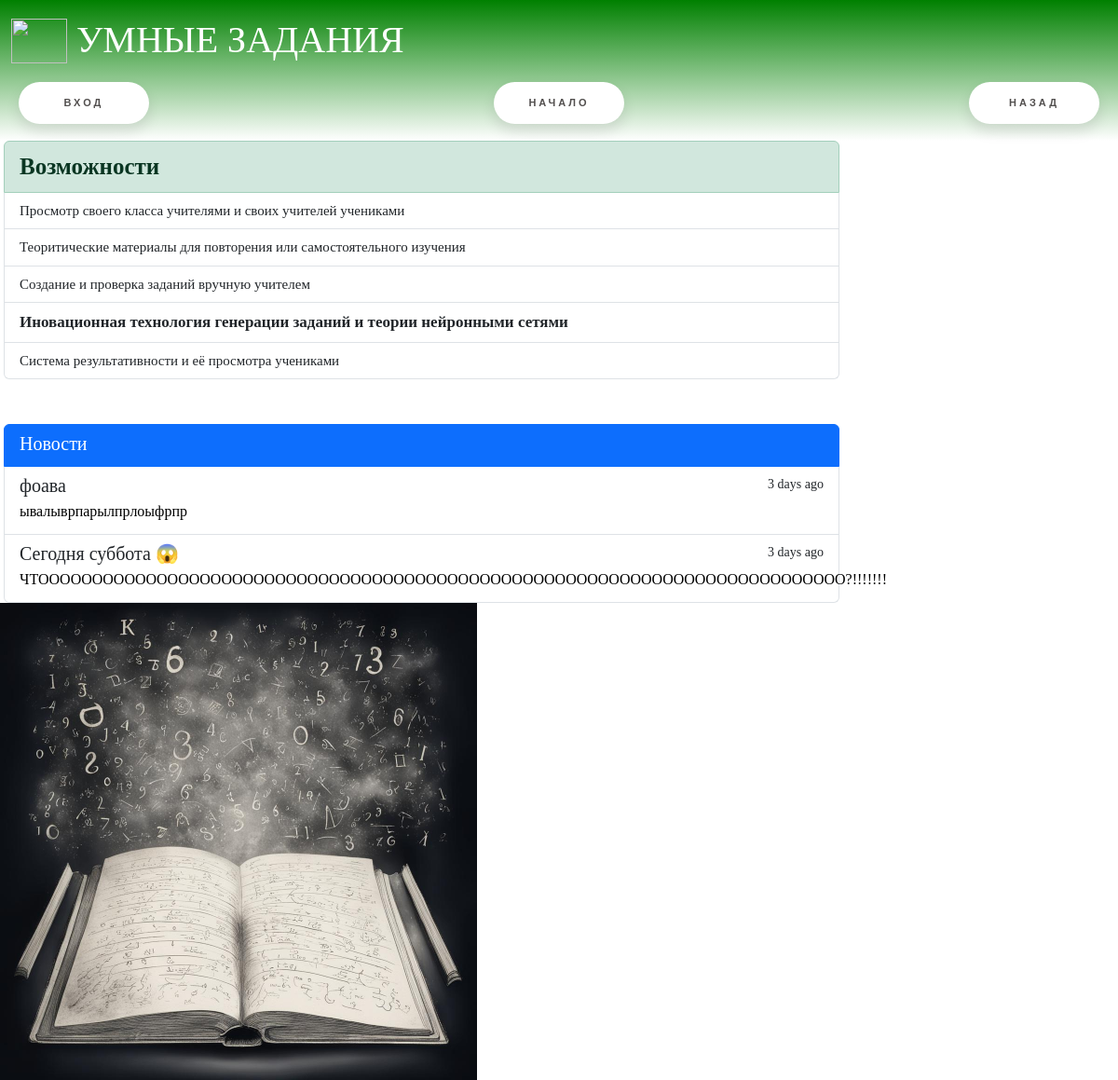
The app's page /, older data.
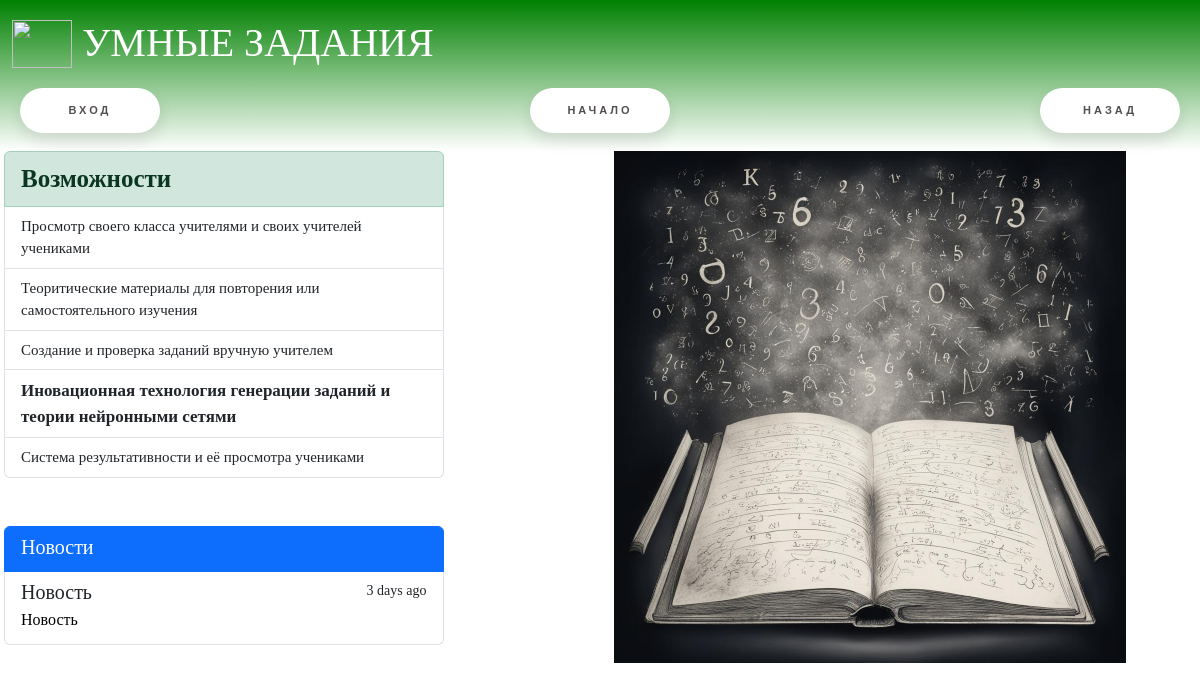
The same page, newer data.
### main/models.py (models this page shows, shortened)
class News(models.Model):
    title = models.CharField("Заголовок", max_length=255, default="")
    text = models.TextField("Текст")
    date = models.DateTimeField("Дата", auto_now=True)
    create_user = models.ForeignKey(User, verbose_name="Пользователь", on_delete=models.SET_NULL, blank=True, null=True)
    class Meta:
        verbose_name = 'Новость'
        verbose_name_plural = "Новости"

### main/views.py (the view)
# urls.py: path("", views.index, name="index"),
def index(request):
    news = models.News.objects.all()
    return render(request, "index.html", {
        "news": news
    })

### main/templates/index.html
{% extends 'base.html' %}
{% block content %}
    <div class="row">
        <div class="col ps-3">
            <ul class="list-group" style="width: 75%; font-size: 15px;">
                <li class="list-group-item list-group-item-success" style="font-size: 25px; font-weight: bold">
                    Возможности
                </li>
                <li class="list-group-item">Просмотр своего класса учителями и своих учителей учениками</li>
                <li class="list-group-item">Теоритические материалы для повторения или самостоятельного изучения</li>
                <li class="list-group-item">Создание и проверка заданий вручную учителем</li>
                <li class="list-group-item" style="font-size: 17px; font-weight: bold">Иновационная технология генерации
                    заданий
                    и теории
                    нейронными сетями
                </li>
                <li class="list-group-item">Система результативности и её просмотра учениками</li>
            </ul>
            <br>
            <br>
            <div class="list-group" style="width: 75%">
                <div class="list-group-item list-group-item-action flex-column align-items-start active">
                    <h5 class="mb-1">Новости</h5>
                </div>
                {% for item in news %}
                    <div class="list-group-item list-group-item-action flex-column align-items-start ">
                        <div class="d-flex w-100 justify-content-between">
                            <h5 class="mb-1">{{ item.title }}</h5>
                            <small>3 days ago</small>
                        </div>
                        <p class="mb-1">{{ item.text }}</p>
                    </div>
                {% endfor %}
            </div>
        </div>
        <div class="col">
            <img src="static/images/img.png" style="width: 512px; width: 512px">
        </div>
    </div>
{% endblock %}

Row changes from the older to the newer data that the page shows:
removed News: title "фоава", text "ывалыврпарылпрлоыфрпр"
removed News: title "Сегодня суббота 😱", text "ЧТООООООООООООООООООООООООООООООООООООООООООООООООООООООООООООООООООООООООООО?!!!!!!!"
added News: title "Новость", text "Новость"
